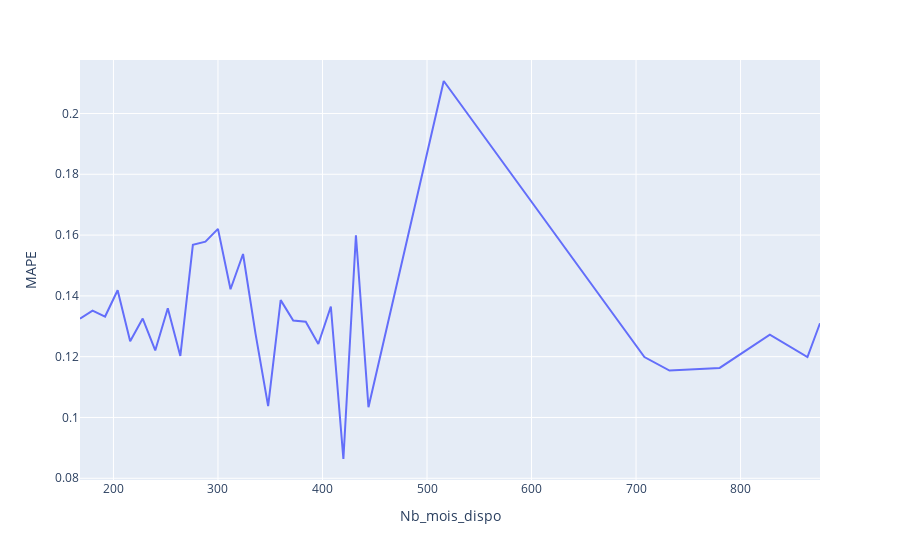

This figure's notebook cell:
### Code cell
px.line(MAPE_by_month, x=MAPE_by_month.index, y="MAPE")

### Figure 1 — Plotly figure (JSON) as saved in the notebook; plotly's stock layout.template omitted (floating-point values rounded to 4 significant figures)
{"data": [{"hovertemplate": "Nb_mois_dispo=%{x}<br>MAPE=%{y}<extra></extra>", "legendgroup": "", "line": {"color": "#636efa", "dash": "solid"}, "marker": {"symbol": "circle"}, "mode": "lines", "name": "", "orientation": "v", "showlegend": false, "type": "scatter", "x": [168, 180, 192, 204, 216, 228, 240, 252, 264, 276, 288, 300, 312, 324, 336, 348, 360, 372, 384, 396, 408, 420, 432, 444, 516, 708, 732, 780, 828, 864, 876], "xaxis": "x", "y": [0.1325, 0.1352, 0.1332, 0.1418, 0.1251, 0.1325, 0.1221, 0.1359, 0.1202, 0.1568, 0.1578, 0.162, 0.1422, 0.1538, 0.1274, 0.1038, 0.1386, 0.1319, 0.1315, 0.1242, 0.1365, 0.08634, 0.1599, 0.1034, 0.2107, 0.1199, 0.1154, 0.1163, 0.1273, 0.1199, 0.131], "yaxis": "y"}], "layout": {"legend": {"tracegroupgap": 0}, "margin": {"t": 60}, "xaxis": {"anchor": "y", "domain": [0, 1], "title": {"text": "Nb_mois_dispo"}}, "yaxis": {"anchor": "x", "domain": [0, 1], "title": {"text": "MAPE"}}}}
